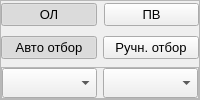
         <widget class="QFrame" name="modes">
          <property name="sizePolicy">
           <sizepolicy hsizetype="Preferred" vsizetype="Preferred">
            <horstretch>0</horstretch>
            <verstretch>0</verstretch>
           </sizepolicy>
          </property>
          <property name="frameShape">
           <enum>QFrame::StyledPanel</enum>
          </property>
          <property name="frameShadow">
           <enum>QFrame::Raised</enum>
          </property>
          <layout class="QVBoxLayout" name="verticalLayout_9">
           <property name="leftMargin">
            <number>0</number>
           </property>
           <property name="topMargin">
            <number>0</number>
           </property>
           <property name="rightMargin">
            <number>0</number>
           </property>
           <property name="bottomMargin">
            <number>0</number>
           </property>
           <item>
            <widget class="QWidget" name="modeButtonsTop" native="true">
             <property name="maximumSize">
              <size>
               <width>16777215</width>
               <height>40</height>
              </size>
             </property>
             <layout class="QHBoxLayout" name="horizontalLayout_24">
              <property name="spacing">
               <number>7</number>
              </property>
              <property name="leftMargin">
               <number>0</number>
              </property>
              <property name="topMargin">
               <number>0</number>
              </property>
              <property name="rightMargin">
               <number>0</number>
              </property>
              <property name="bottomMargin">
               <number>0</number>
              </property>
              <item>
               <widget class="QPushButton" name="buttonBackEleminate">
                <property name="sizePolicy">
                 <sizepolicy hsizetype="Preferred" vsizetype="Fixed">
                  <horstretch>0</horstretch>
                  <verstretch>0</verstretch>
                 </sizepolicy>
                </property>
                <property name="font">
                 <font>
                  <pointsize>10</pointsize>
                  <weight>50</weight>
                  <bold>false</bold>
                 </font>
                </property>
                <property name="toolTip">
                 <string>Обратная ликвидация</string>
                </property>
                <property name="text">
                 <string>ОЛ</string>
                </property>
                <property name="checkable">
                 <bool>true</bool>
                </property>
                <property name="checked">
                 <bool>true</bool>
                </property>
               </widget>
              </item>
              <item>
               <widget class="QPushButton" name="buttonStepwise">
                <property name="sizePolicy">
                 <sizepolicy hsizetype="Preferred" vsizetype="Fixed">
                  <horstretch>0</horstretch>
                  <verstretch>0</verstretch>
                 </sizepolicy>
                </property>
                <property name="font">
                 <font>
                  <pointsize>10</pointsize>
                  <weight>50</weight>
                  <bold>false</bold>
                 </font>
                </property>
                <property name="toolTip">
                 <string>Прямое включение</string>
                </property>
                <property name="text">
                 <string>ПВ</string>
                </property>
                <property name="checkable">
                 <bool>true</bool>
                </property>
               </widget>
              </item>
             </layout>
            </widget>
           </item>
           <item>
            <widget class="QWidget" name="modeButtonsBottom" native="true">
             <property name="sizePolicy">
              <sizepolicy hsizetype="Preferred" vsizetype="Preferred">
               <horstretch>0</horstretch>
               <verstretch>0</verstretch>
              </sizepolicy>
             </property>
             <property name="maximumSize">
              <size>
               <width>16777215</width>
               <height>40</height>
              </size>
             </property>
             <layout class="QHBoxLayout" name="horizontalLayout_3">
              <property name="leftMargin">
               <number>0</number>
              </property>
              <property name="topMargin">
               <number>0</number>
              </property>
              <property name="rightMargin">
               <number>0</number>
              </property>
              <property name="bottomMargin">
               <number>0</number>
              </property>
              <item>
               <widget class="QPushButton" name="buttonAutoMode">
                <property name="sizePolicy">
                 <sizepolicy hsizetype="Preferred" vsizetype="Fixed">
                  <horstretch>0</horstretch>
                  <verstretch>0</verstretch>
                 </sizepolicy>
                </property>
                <property name="font">
                 <font>
                  <pointsize>10</pointsize>
                  <weight>50</weight>
                  <bold>false</bold>
                 </font>
                </property>
                <property name="toolTip">
                 <string>Автоматический отбор переменных</string>
                </property>
                <property name="text">
                 <string notr="true">Авто отбор</string>
                </property>
                <property name="checkable">
                 <bool>true</bool>
                </property>
                <property name="checked">
                 <bool>true</bool>
                </property>
               </widget>
              </item>
              <item>
               <widget class="QPushButton" name="buttonHandMode">
                <property name="sizePolicy">
                 <sizepolicy hsizetype="Preferred" vsizetype="Fixed">
                  <horstretch>0</horstretch>
                  <verstretch>0</verstretch>
                 </sizepolicy>
                </property>
                <property name="font">
                 <font>
                  <pointsize>10</pointsize>
                  <weight>50</weight>
                  <bold>false</bold>
                 </font>
                </property>
                <property name="toolTip">
                 <string>Ручной отбор переменных</string>
                </property>
                <property name="text">
                 <string notr="true">Ручн. отбор</string>
                </property>
                <property name="checkable">
                 <bool>true</bool>
                </property>
                <property name="checked">
                 <bool>false</bool>
                </property>
               </widget>
              </item>
             </layout>
            </widget>
           </item>
           <item>
            <widget class="QFrame" name="modeSelectY">
             <property name="sizePolicy">
              <sizepolicy hsizetype="Preferred" vsizetype="Preferred">
               <horstretch>0</horstretch>
               <verstretch>0</verstretch>
              </sizepolicy>
             </property>
             <property name="maximumSize">
              <size>
               <width>16777215</width>
               <height>40</height>
              </size>
             </property>
             <property name="frameShape">
              <enum>QFrame::StyledPanel</enum>
             </property>
             <property name="frameShadow">
              <enum>QFrame::Raised</enum>
             </property>
             <layout class="QHBoxLayout" name="horizontalLayout_26">
              <property name="leftMargin">
               <number>0</number>
              </property>
              <property name="topMargin">
               <number>0</number>
              </property>
              <property name="rightMargin">
               <number>0</number>
              </property>
              <property name="bottomMargin">
               <number>0</number>
              </property>
              <item>
               <widget class="QComboBox" name="countYComboBox">
                <property name="sizePolicy">
                 <sizepolicy hsizetype="Preferred" vsizetype="Fixed">
                  <horstretch>0</horstretch>
                  <verstretch>0</verstretch>
                 </sizepolicy>
                </property>
                <property name="minimumSize">
                 <size>
                  <width>0</width>
                  <height>30</height>
                 </size>
                </property>
                <property name="font">
                 <font>
                  <pointsize>10</pointsize>
                  <weight>75</weight>
                  <bold>true</bold>
                 </font>
                </property>
                <property name="toolTip">
                 <string>Количество зависимых переменных</string>
                </property>
                <property name="insertPolicy">
                 <enum>QComboBox::InsertAtTop</enum>
                </property>
               </widget>
              </item>
              <item>
               <widget class="QComboBox" name="choiceYComboBox">
                <property name="sizePolicy">
                 <sizepolicy hsizetype="Preferred" vsizetype="Fixed">
                  <horstretch>0</horstretch>
                  <verstretch>0</verstretch>
                 </sizepolicy>
                </property>
                <property name="minimumSize">
                 <size>
                  <width>0</width>
                  <height>30</height>
                 </size>
                </property>
                <property name="font">
                 <font>
                  <pointsize>10</pointsize>
                  <weight>75</weight>
                  <bold>true</bold>
                 </font>
                </property>
                <property name="toolTip">
                 <string>Зависимые переменные</string>
                </property>
               </widget>
              </item>
             </layout>
            </widget>
           </item>
          </layout>
         </widget>
